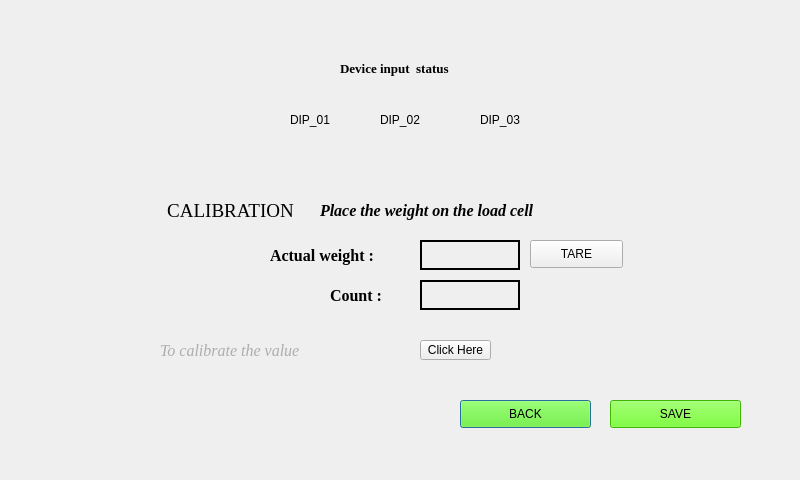
<?xml version="1.0" encoding="UTF-8"?>
<ui version="4.0">
 <class>Dialog</class>
 <widget class="QDialog" name="Dialog">
  <property name="geometry">
   <rect>
    <x>0</x>
    <y>0</y>
    <width>800</width>
    <height>480</height>
   </rect>
  </property>
  <property name="windowTitle">
   <string>Dialog</string>
  </property>
  <property name="styleSheet">
   <string notr="true"/>
  </property>
  <widget class="QLabel" name="label">
   <property name="geometry">
    <rect>
     <x>-30</x>
     <y>180</y>
     <width>521</width>
     <height>61</height>
    </rect>
   </property>
   <property name="font">
    <font>
     <family>Times New Roman</family>
     <pointsize>14</pointsize>
     <weight>50</weight>
     <bold>false</bold>
    </font>
   </property>
   <property name="text">
    <string>CALIBRATION</string>
   </property>
   <property name="alignment">
    <set>Qt::AlignCenter</set>
   </property>
  </widget>
  <widget class="QLabel" name="weightlabel">
   <property name="geometry">
    <rect>
     <x>420</x>
     <y>240</y>
     <width>100</width>
     <height>30</height>
    </rect>
   </property>
   <property name="styleSheet">
    <string notr="true">border: 2px solid black;</string>
   </property>
   <property name="text">
    <string/>
   </property>
  </widget>
  <widget class="QPushButton" name="backbutton3">
   <property name="geometry">
    <rect>
     <x>460</x>
     <y>400</y>
     <width>131</width>
     <height>28</height>
    </rect>
   </property>
   <property name="autoFillBackground">
    <bool>false</bool>
   </property>
   <property name="styleSheet">
    <string notr="true">background-color: rgb(85, 255, 0);</string>
   </property>
   <property name="text">
    <string>BACK</string>
   </property>
   <property name="checkable">
    <bool>false</bool>
   </property>
  </widget>
  <widget class="QPushButton" name="savebutton">
   <property name="geometry">
    <rect>
     <x>610</x>
     <y>400</y>
     <width>131</width>
     <height>28</height>
    </rect>
   </property>
   <property name="autoFillBackground">
    <bool>false</bool>
   </property>
   <property name="styleSheet">
    <string notr="true">background-color: rgb(85, 255, 0);</string>
   </property>
   <property name="text">
    <string>SAVE</string>
   </property>
   <property name="checkable">
    <bool>false</bool>
   </property>
  </widget>
  <widget class="QPushButton" name="clickherebutton">
   <property name="geometry">
    <rect>
     <x>420</x>
     <y>340</y>
     <width>71</width>
     <height>20</height>
    </rect>
   </property>
   <property name="text">
    <string>Click Here</string>
   </property>
  </widget>
  <widget class="QLabel" name="valuelabel">
   <property name="geometry">
    <rect>
     <x>270</x>
     <y>240</y>
     <width>200</width>
     <height>30</height>
    </rect>
   </property>
   <property name="font">
    <font>
     <family>Times New Roman</family>
     <pointsize>12</pointsize>
     <weight>75</weight>
     <bold>true</bold>
    </font>
   </property>
   <property name="styleSheet">
    <string notr="true">border: 0px solid black;</string>
   </property>
   <property name="text">
    <string>Actual weight :</string>
   </property>
  </widget>
  <widget class="QLabel" name="label_2">
   <property name="geometry">
    <rect>
     <x>320</x>
     <y>200</y>
     <width>311</width>
     <height>21</height>
    </rect>
   </property>
   <property name="font">
    <font>
     <family>Times New Roman</family>
     <pointsize>12</pointsize>
     <weight>75</weight>
     <italic>true</italic>
     <bold>true</bold>
    </font>
   </property>
   <property name="text">
    <string>Place the weight on the load cell</string>
   </property>
  </widget>
  <widget class="QLabel" name="calibratelabel">
   <property name="geometry">
    <rect>
     <x>160</x>
     <y>340</y>
     <width>251</width>
     <height>20</height>
    </rect>
   </property>
   <property name="font">
    <font>
     <family>Times New Roman</family>
     <pointsize>12</pointsize>
     <italic>true</italic>
    </font>
   </property>
   <property name="styleSheet">
    <string notr="true">color: rgb(173, 173, 173);</string>
   </property>
   <property name="text">
    <string>To calibrate the value</string>
   </property>
  </widget>
  <widget class="QLabel" name="label_3">
   <property name="geometry">
    <rect>
     <x>340</x>
     <y>60</y>
     <width>161</width>
     <height>16</height>
    </rect>
   </property>
   <property name="font">
    <font>
     <family>Times New Roman</family>
     <pointsize>10</pointsize>
     <weight>75</weight>
     <bold>true</bold>
    </font>
   </property>
   <property name="text">
    <string>Device input  status</string>
   </property>
  </widget>
  <widget class="QLabel" name="DIP2label">
   <property name="geometry">
    <rect>
     <x>380</x>
     <y>110</y>
     <width>60</width>
     <height>20</height>
    </rect>
   </property>
   <property name="styleSheet">
    <string notr="true"/>
   </property>
   <property name="text">
    <string>DIP_02</string>
   </property>
  </widget>
  <widget class="QLabel" name="DIP3label">
   <property name="geometry">
    <rect>
     <x>480</x>
     <y>110</y>
     <width>60</width>
     <height>20</height>
    </rect>
   </property>
   <property name="text">
    <string>DIP_03</string>
   </property>
  </widget>
  <widget class="QLabel" name="DIP1label">
   <property name="geometry">
    <rect>
     <x>290</x>
     <y>110</y>
     <width>60</width>
     <height>20</height>
    </rect>
   </property>
   <property name="text">
    <string>DIP_01</string>
   </property>
  </widget>
  <widget class="QPushButton" name="tarebutton">
   <property name="geometry">
    <rect>
     <x>530</x>
     <y>240</y>
     <width>93</width>
     <height>28</height>
    </rect>
   </property>
   <property name="text">
    <string>TARE</string>
   </property>
  </widget>
  <widget class="QLabel" name="valuelabel_2">
   <property name="geometry">
    <rect>
     <x>330</x>
     <y>280</y>
     <width>200</width>
     <height>30</height>
    </rect>
   </property>
   <property name="font">
    <font>
     <family>Times New Roman</family>
     <pointsize>12</pointsize>
     <weight>75</weight>
     <bold>true</bold>
    </font>
   </property>
   <property name="styleSheet">
    <string notr="true">border: 0px solid black;</string>
   </property>
   <property name="text">
    <string>Count :</string>
   </property>
  </widget>
  <widget class="QLabel" name="countlabel">
   <property name="geometry">
    <rect>
     <x>420</x>
     <y>280</y>
     <width>100</width>
     <height>30</height>
    </rect>
   </property>
   <property name="styleSheet">
    <string notr="true">border: 2px solid black;</string>
   </property>
   <property name="text">
    <string/>
   </property>
  </widget>
 </widget>
 <resources/>
 <connections/>
</ui>
